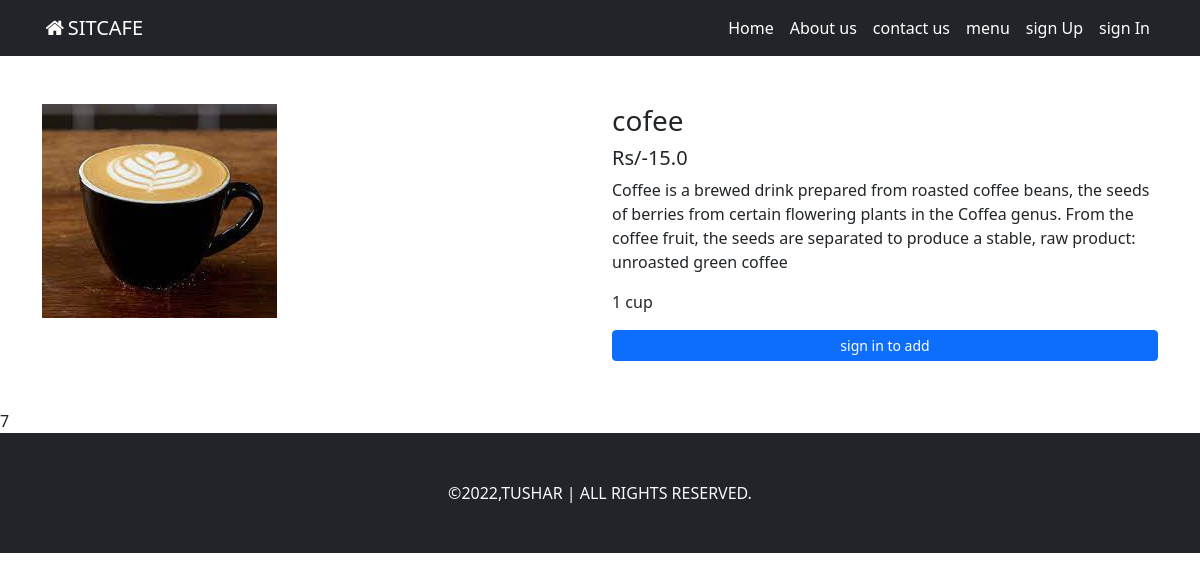
/food/details/4/, run on the app's committed database.
### food/models.py (models this page shows, shortened)
class Food(models.Model):
    category = models.ForeignKey(Cuisine,on_delete=models.DO_NOTHING)
    name=models.CharField(max_length=100)
    description=models.TextField()
    secondary_description=models.TextField(blank=True)
    price=models.FloatField()
    is_avaliable=models.BooleanField(default=True)
    image=models.ImageField(upload_to= 'food_images/')

### food/views.py (the view)
# urls.py: path('details/<int:id>/',views.details,name='details'),
def details(request, id):
    food = Food.objects.get(id=id)
    context={
        'food':food
    }
    return render(request, 'food/details.html', context)

### templates/food/details.html (shortened to what this page needs)
{% extends 'base.html' %}
{% load static %}
{% block css %}
<link rel="stylesheet" href="{% static 'css/cart-style.css' %}">
{% endblock css %}
{% block content %}
<div class="container">
    <div class="row my-5">
        <div class="col-md-6">
            <img src="{{food.image.url}}" alt="{{food.name}}" class="img-fluid">
        </div>
        <div class="col-md-6">
            <div class="h3">{{food.name}}</div>
            <div class="h5">Rs/-{{food.price}}</div>
            <p class="text-lead">{{food.description}}</p>
            <p class="text-lead">{{food.secondary_description}}</p>
            {% if food.is_avaliable %}
                {% if user.is_authenticated %}
                    <form action="{% url 'add_to_cart' %}" method="post">
                        {% csrf_token %}
                        <input type="hidden" name="food_id" value="{{food.id}}">
                        <div class="input-group mb-3">
                            <button class="btn btn-outline-secondary" type="button" onclick="decrement()">-</button>
                            <input type="text" class="quantity" id="quantity" name="quantity" value="1" readonly>
                            <button class="btn btn-outline-secondary" type="button" onclick="increment()">+</button>
                          </div>
                          <input type="submit" value="Add To cart" class="btn btn-primary btn-sm w-100">
                    </form>
                {% else %}
                 <a href="{% url 'signin' %}" class="btn btn-sm btn-primary w-100">sign in to add</a>
                {% endif %}
            {% else %}
                <p class="text-danger">Currently out of stock</p>
            {% endif %}
        </div>
    </div>
</div>
7
{% endblock content %}

### data on the page
Food: image (picture), name "cofee", price "15.0", description "Coffee is a brewed drink prepared from roasted coffee beans, the seeds of berries from certain flowering plants in the Coffea genus. From the coffee fruit, the seeds are separated to produce a stable, raw product: unroasted green coffee", secondary_description "1 cup"
